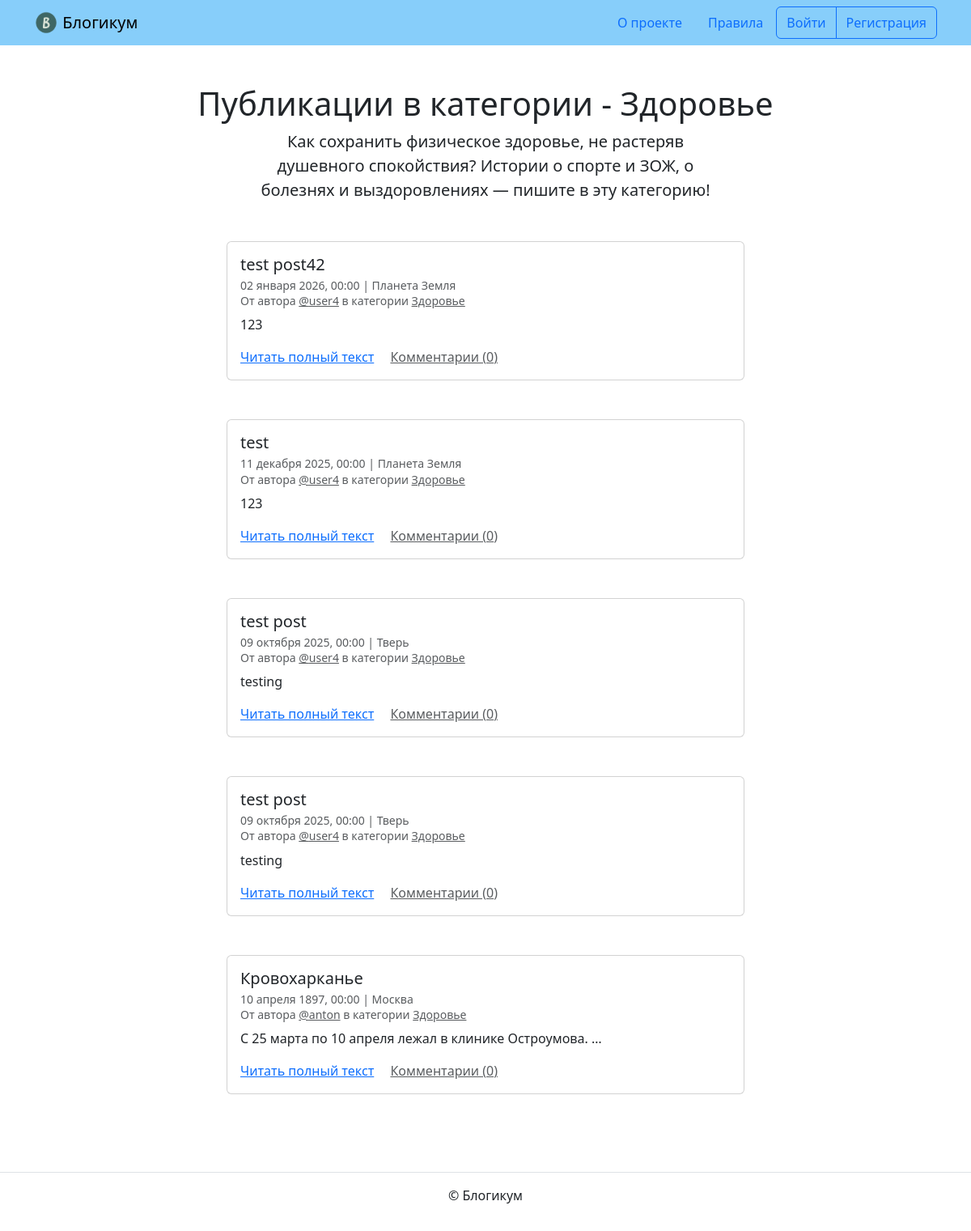
The page /health/ on the database as committed earlier.
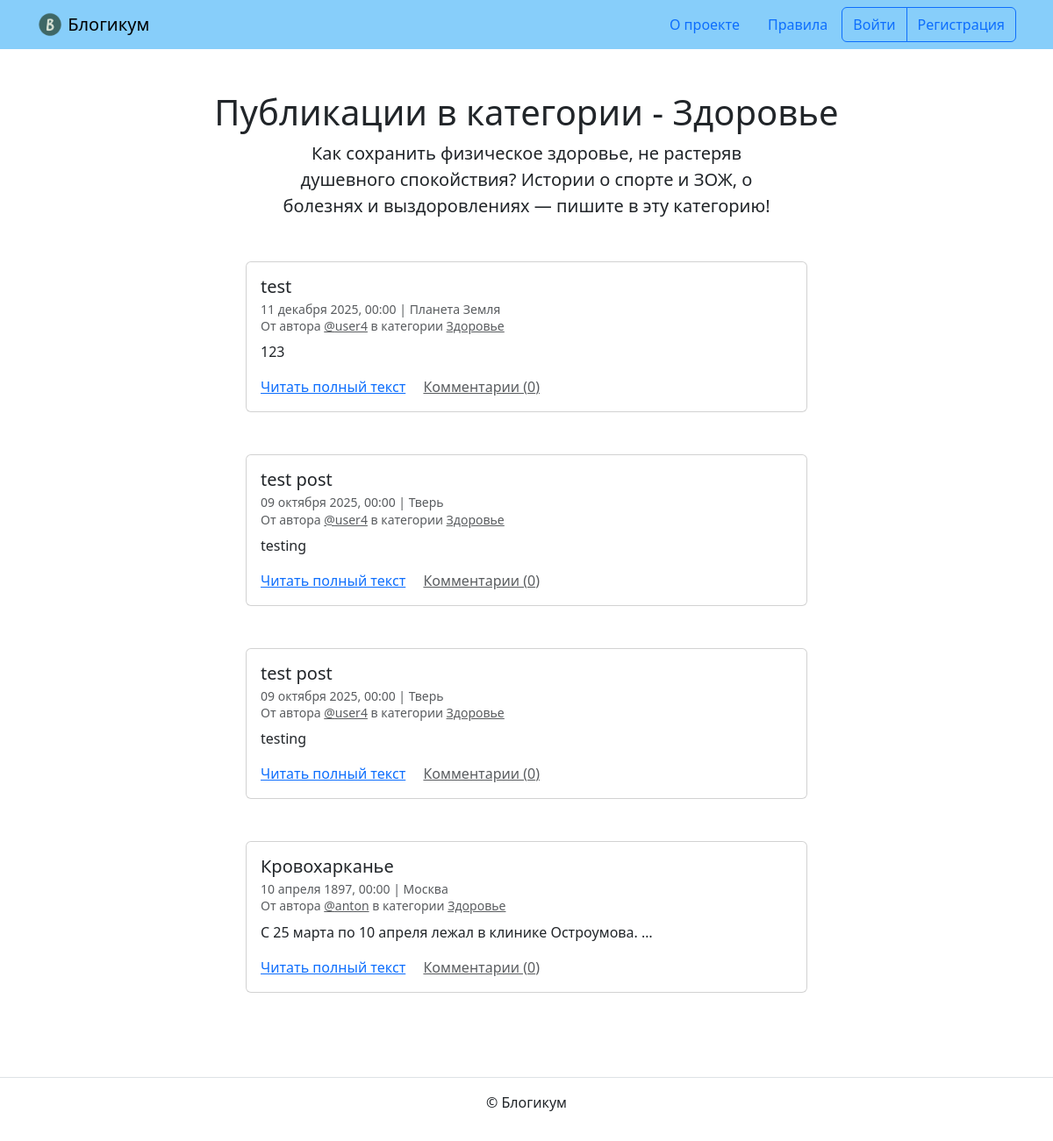
The same page on the database as committed later.
### blog/models.py (models this page shows, shortened)
class BaseModel(models.Model):
    is_published = models.BooleanField('Опубликовано', default=True,
                                       help_text='Снимите галочку, чтобы '
                                       'скрыть публикацию.')
    created_at = models.DateTimeField('Добавлено', auto_now_add=True)
    class Meta:
        abstract = True

class Post(BaseModel):
    title = models.CharField('Заголовок', max_length=256)
    text = models.TextField('Текст')
    pub_date = models.DateTimeField('Дата и время публикации',
                                    help_text='Если установить дату и время в '
                                    'будущем — можно делать отложенные'
                                    ' публикации.')
    author = models.ForeignKey(User, on_delete=models.CASCADE,
                               verbose_name='Автор публикации')
    location = models.ForeignKey(Location,
                                 on_delete=models.SET_NULL, null=True,
                                 blank=True, verbose_name='Местоположение')
    category = models.ForeignKey(Category, on_delete=models.SET_NULL,
                                 null=True, verbose_name='Категория')
    image = models.ImageField('Фото', upload_to='birthdays_images', blank=True)
    class Meta:
        verbose_name = 'публикация'
        verbose_name_plural = 'Публикации'
        ordering = ('pub_date',)

class Category(BaseModel):
    title = models.CharField('Заголовок', max_length=256)
    description = models.TextField('Описание')
    slug = models.SlugField('Идентификатор', unique=True,
                            help_text='Идентификатор страницы для URL; '
                            'разрешены символы латиницы, цифры, дефис и '
                            'подчёркивание.')
    class Meta:
        verbose_name = 'категория'
        verbose_name_plural = 'Категории'

class Location (BaseModel):
    name = models.CharField('Название места', max_length=256)
    class Meta:
        verbose_name = 'местоположение'
        verbose_name_plural = 'Местоположения'

### blog/views.py (the view)
# urls.py: path('<slug:category_slug>/', views.category_posts, name='category_posts'),
def category_posts(request, category_slug):
    category = get_object_or_404(
        Category,
        slug=category_slug,
        is_published=True
    )
    post_list = filter_posts(
        Post.objects.select_related('category', 'location', 'author').
        filter(category=category)
    )
    post_with_comments = get_comment_count(post_list)
    post_with_comments = sort_posts(post_with_comments)
    page_number = request.GET.get('page')
    page_obj = get_paginator_page(post_with_comments, page_number, 10)
    return render(request, 'blog/category.html', {
        'category': category,
        'page_obj': page_obj
    })

### blog/views.py (called while the page is built)
def get_paginator_page(object_list, page_number, posts_count):
    paginator = Paginator(object_list, posts_count)
    page_obj = paginator.get_page(page_number)
    return page_obj

def get_comment_count(post_list):
    return post_list.annotate(
        comment_count=Count('comment')
    )

def sort_posts(post_list):
    return post_list.order_by('-pub_date')

def filter_posts(post_list):
    return post_list.filter(
        is_published=True,
        pub_date__lte=timezone.now(),
        category__is_published=True
    )

### templates/blog/category.html (shortened to what this page needs)
{% extends "base.html" %}
{% block content %}
  <h1 class="text-center">Публикации в категории - {{ category.title }}</h1>
  <p class="col-6 offset-3 mb-5 lead text-center">{{ category.description }}</p>
  {% for post in page_obj %}
    <article class="mb-5">
      {% include "includes/post_card.html" %}
    </article>
  {% endfor %}
{% endblock %}

### templates/includes/post_card.html (shortened to what this page needs)
<div class="col d-flex justify-content-center">
  <div class="card" style="width: 40rem;">
    <div class="card-body">
      <h5 class="card-title">{{ post.title }}</h5>
      <h6 class="card-subtitle mb-2 text-muted">
        <small>
          {{ post.pub_date|date:"d E Y, H:i" }} | {% if post.location and post.location.is_published %}{{ post.location.name }}{% else %}Планета Земля{% endif %}<br>
          От автора <a class="text-muted" href="{% url 'blog:profile' post.author.username %}">@{{ post.author.username }}</a> в
          категории {% include "includes/category_link.html" %}
        </small>
      </h6>
      <p class="card-text">{{ post.text|truncatewords:10 }}</p>
      <a href="{% url 'blog:post_detail' post.id %}" class="card-link">Читать полный текст</a>
      <a href="{% url 'blog:post_detail' post.id %}" class="card-link text-muted">Комментарии ({{ post.comment_count }})</a>
    </div>
  </div>
</div>

### templates/includes/category_link.html
<a class="text-muted" href="{% url 'blog:category_posts' post.category.slug %}">
  {{ post.category.title }}
</a>

Rows that differ between the two databases and show on the page:
removed Post: title "test post42", pub_date "02 января 2026, 00:00", shows "Планета Земля", author.username "user4", category "Здоровье", text "123", comment_count "0"
